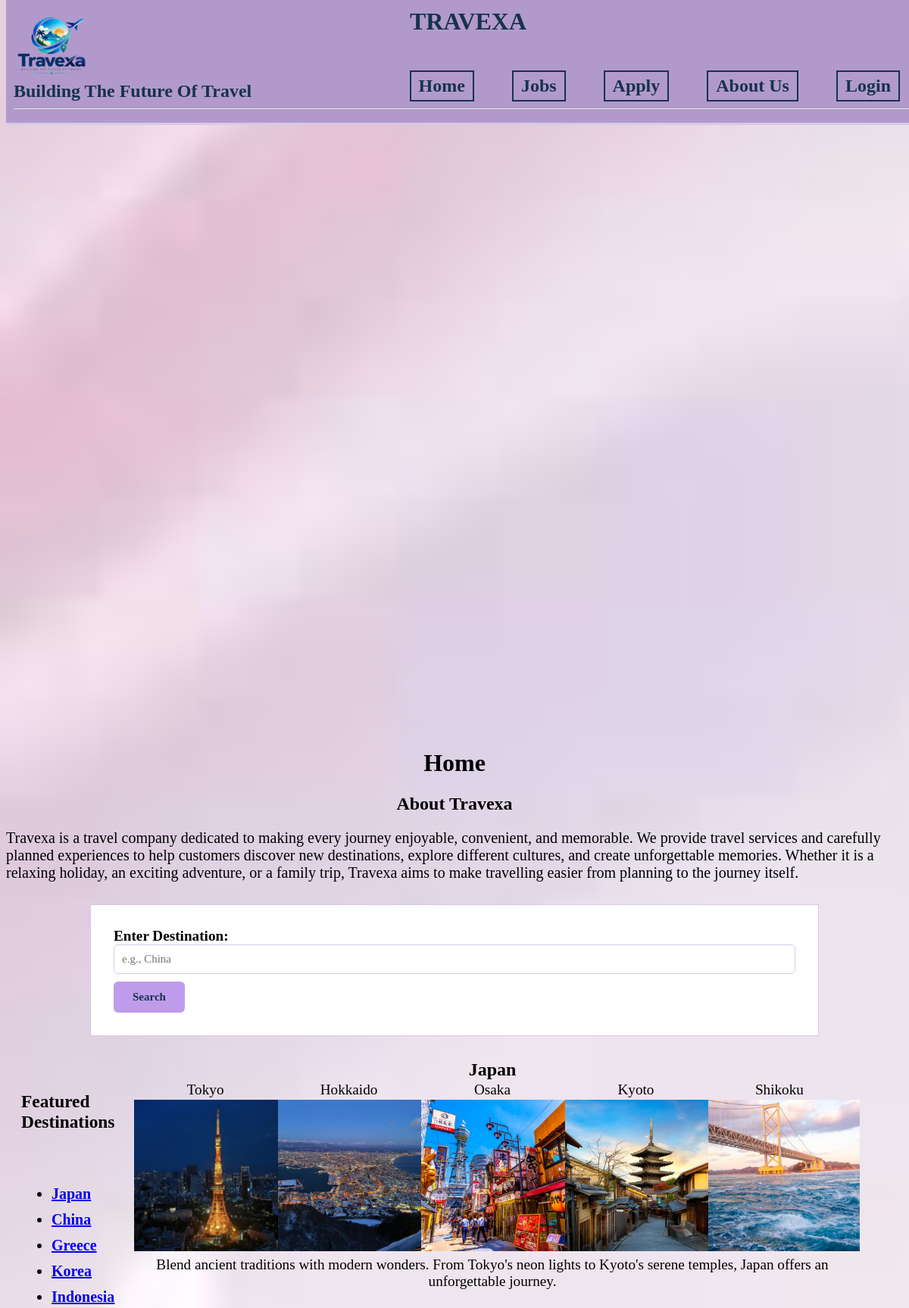
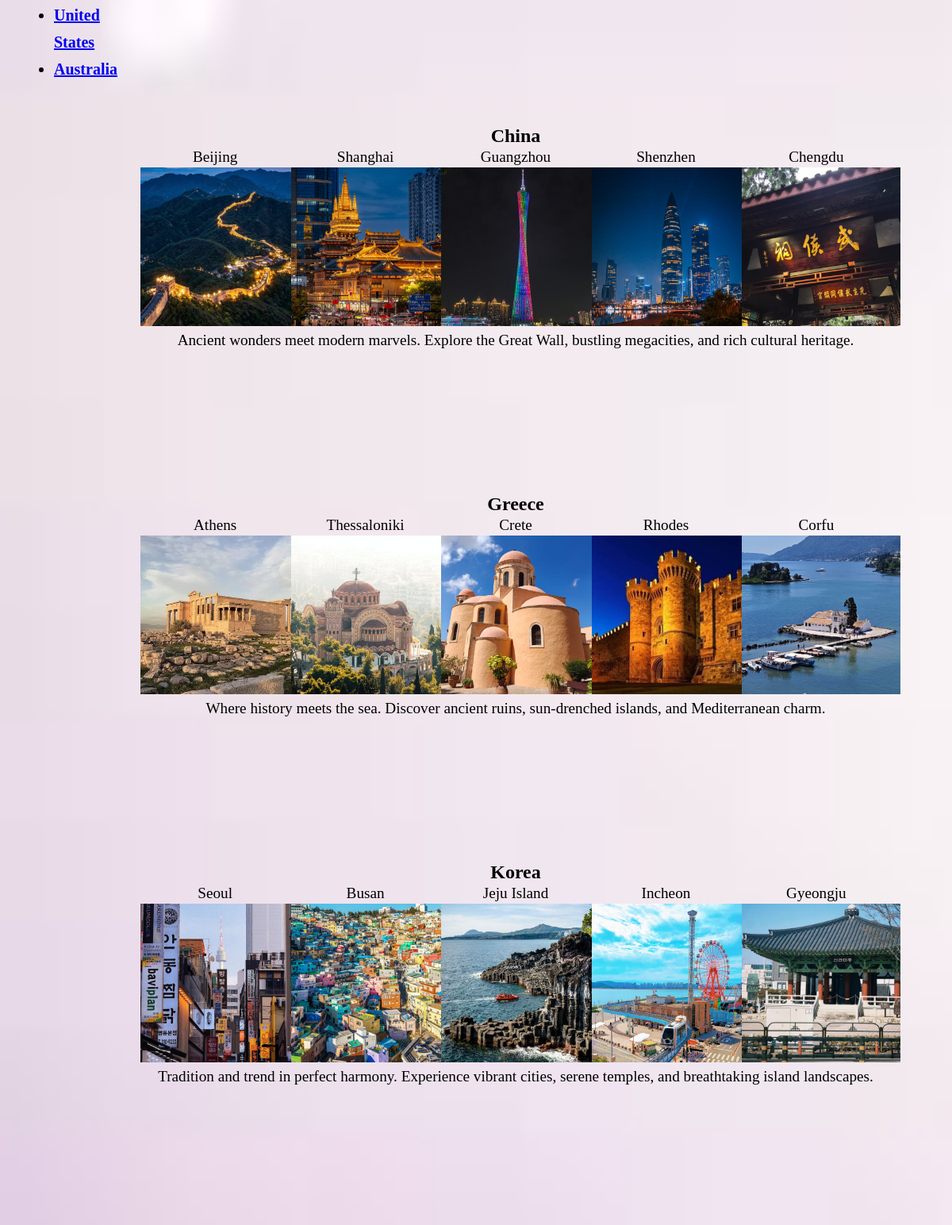
The page / (upper part) on the database its author committed (2 pictures, top to bottom).
### tables this page shows
CREATE TABLE `destinations` (
  `Id` int(11) NOT NULL,
  `Country Name` varchar(50) NOT NULL,
  `Cities` text NOT NULL,
  `Description` text NOT NULL,
  `Images` varchar(200) NOT NULL
);

### index.php (the view, shortened to what this page needs)
<?php
require_once 'settings.php';
$conn = mysqli_connect($host, $user, $pwd, $db);
mysqli_set_charset($conn, 'utf8mb4');
$search = isset($_GET['search']) ? trim($_GET['search']) : '';
if ($search !== '') {
    $safe = mysqli_real_escape_string($conn, $search);
    $sql = "SELECT * FROM destinations
            WHERE `Country Name` LIKE '%$safe%'
               OR `Cities` LIKE '%$safe%' ";
} else {
    $sql = "SELECT * FROM destinations";
}
$result = mysqli_query($conn, $sql);
?>
<!DOCTYPE html>
<html lang="en">
<head>
    <link href="styles.css" rel="stylesheet">
</head>
<?php
    include 'header.inc';
?>
<body>
    <section class="images"></section>
    <h1 style="text-align: center;"><strong>Home</strong></h1>
    <div id="search-destination">
    <h2 style="text-align: center; font-size: 24px;">About Travexa</h2>
    <p style="font-size: 20px;">Travexa is a travel company dedicated to making every journey enjoyable, convenient, and memorable. We provide travel services and carefully planned experiences to help customers discover new destinations, explore different cultures, and create unforgettable memories. Whether it is a relaxing holiday, an exciting adventure, or a family trip, Travexa aims to make travelling easier from planning to the journey itself.</p>
    <form action="index.php#search-destination" method="GET">
        <label id="SearchDestination">Enter Destination:</label>
        <input type="text" name="search" value="<?php echo htmlspecialchars($search); ?>" placeholder="e.g., China">
        <input type="submit" value="Search">
    </form>
    </div>
    <div>
    <?php if (mysqli_num_rows($result) === 0): ?>
    <p style="text-align: center; font-size: 20px;">No destination found<?php echo $search !== '' ? ' for "' . htmlspecialchars($search) . '"' : ''; ?>.</p>
    <?php else: ?>
    <div class="MainLayout">
    <nav id="countryNav">
        <h3>Featured Destinations</h3>
        <ul>
        <li><a href="#Japan">Japan</a></li>
        <li><a href="#China">China</a></li>
        <li><a href="#Greece">Greece</a></li>
        <li><a href="#Korea">Korea</a></li>
        <li><a href="#Indonesia">Indonesia</a></li>
        <li><a href="#UnitedStates">United States</a></li>
        <li><a href="#Australia">Australia</a></li>
        </ul>
        <br><br><br><br><br>
    </nav>
    <div id="countries">
    <?php while ($row = mysqli_fetch_assoc($result)):
     $country = $row['Country Name'];
     $anchorId = str_replace(' ', '', $country);
     $cityList = preg_split('/[\n,]+/', $row['Cities']);
    ?>
        <table>
            <tr>
                <th colspan="5" id="<?php echo htmlspecialchars($anchorId); ?>">
                    <?php echo htmlspecialchars($country); ?>
                </th>
            </tr>
            <tr>
                <?php foreach ($cityList as $city): ?>
                            <td><?php echo htmlspecialchars(trim($city)); ?></td>
                        <?php endforeach; ?>
            </tr>
            <tr>
                <?php foreach ($cityList as $city):
                                $city = trim($city);
                                $imgName = strtolower(str_replace(' ', '_', $city));
                ?>
                <td><img src="Images/<?php echo $imgName; ?>.jpg" alt="<?php echo htmlspecialchars($city); ?>" width="200" height="200"></td>
                <?php endforeach; ?>
            </tr>
            <tr>
                <td colspan="5" style="text-align: center;"><?php echo htmlspecialchars($row['Description']); ?></td>
            </tr>
        </table>
        <br><br><br><br><br><br><br><br><br><br>
        <?php endwhile; ?>
        <?php endif; ?>
    </div>
    </div>
    <?php
        include 'footer.inc';
    ?>
</body>
</html>

### styles.css (style rules this page uses)
* { font-family: "Times New Roman", Times, serif; }
body { padding-top: 160px; background-color: #F3EEF8; }
.images { height: 100vh; width:100%; background-size: cover; background-position: center; animation:changePhotoCountry 20s infinite; }
table { font-size:1.2em; width: 100%; table-layout: fixed; border-collapse: collapse; }
td { width: 20%; text-align: center; }
th { text-align: center; font-size: 24px }
form { background-color: #FFFFFF; padding: 30px; margin: 30px auto; border: 1px solid #D8C8E8; max-width: 900px; font-size: 1.2em; }
form input[type="text"], form input[type="date"], form input[type="email"], form input[type="tel"], form select, form textarea { width: 100%; padding: 10px; border: 1px solid #D8C8E8; border-radius: 6px; box-sizing: border-box; font-size: 15px; }
form input[type="submit"], form input[type="reset"] { padding: 12px 25px; border: none; border-radius: 6px; font-size: 15px; font-weight: bold; cursor: pointer; margin-right: 10px; margin-top: 10px; }
form input[type="submit"] { background-color: #be9ceb; color: #17324D; }
form label { font-weight: bold; }

### index.php (style rules this page uses)
#countries { width: 80%; margin: 0 auto; display: flex; flex-direction: column; align-items: center; }
#countryNav { margin-top: 20px; width: 80px; margin-left: 20px; display: flex; flex-direction: column; gap: 20px; position: sticky; top: 170px; font-size: 20px; z-index:1; }
#countryNav a { color: none; text-decoration: underline; font-weight: bold; border: none; padding: none; }
.MainLayout { display:flex; align-items: flex-start; }
#countryNav ul { line-height: 1.7; }
th { scroll-margin-top: 260px; }
body { background-image:url(Images/jobbackground.jpg); background-repeat:no-repeat; background-size:cover; background-attachment: fixed; }

### rows shown on the page
destinations: Country Name "Japan", Cities "Tokyo", Cities "Hokkaido", Cities "Osaka", Cities "Kyoto", Cities "Shikoku", Description "Blend ancient traditions with modern wonders. From Tokyo's neon lights to Kyoto's serene temples, Japan offers an unforgettable journey."
destinations: Country Name "China", Cities "Beijing", Cities "Shanghai", Cities "Guangzhou", Cities "Shenzhen", Cities "Chengdu", Description "Ancient wonders meet modern marvels. Explore the Great Wall, bustling megacities, and rich cultural heritage."
destinations: Country Name "Greece", Cities "Athens", Cities "Thessaloniki", Cities "Crete", Cities "Rhodes", Cities "Corfu", Description "Where history meets the sea. Discover ancient ruins, sun-drenched islands, and Mediterranean charm."
destinations: Country Name "Korea", Cities "Seoul", Cities "Busan", Cities "Jeju Island", Cities "Incheon", Cities "Gyeongju", Description "Tradition and trend in perfect harmony. Experience vibrant cities, serene temples, and breathtaking island landscapes."
